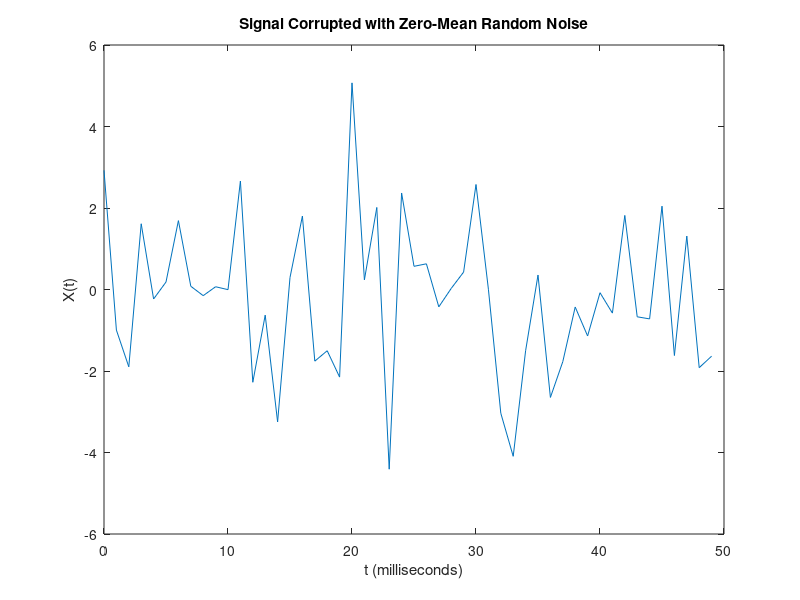
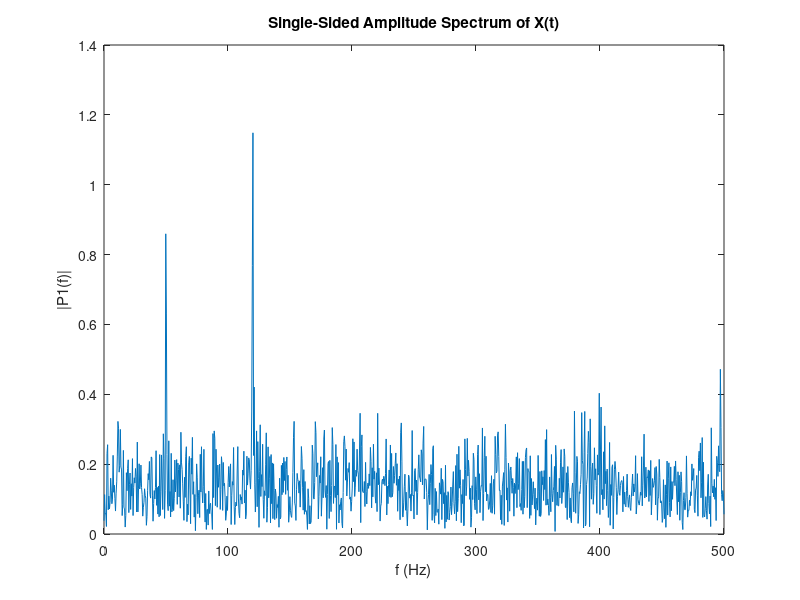

Reproduce these figures in MATLAB, in order.
clc
close all
clear all

Fs = 1000;            % Sampling frequency                    
T = 1/Fs;             % Sampling period       
L = 1500;             % Length of signal
t = (0:L-1)*T;        % Time vector

S = 0.7*sin(2*pi*50*t) + sin(2*pi*120*t);
X = S + 2*randn(size(t));

figure;
plot(1000*t(1:50),X(1:50))
title('Signal Corrupted with Zero-Mean Random Noise')
xlabel('t (milliseconds)')
ylabel('X(t)')

% Using this formula for 'n' speeds up FFT calculations, since
% powers of two are preferred
n = 2^nextpow2(L);
Y = fft(X, n);

% Frequency domain for the single-sided spectrum will go from
% 0 to Fs/2, with half the points as n plus 1
f = Fs*(0:(n/2))/n;

% Normalize by dividing by Fs according to Parseval's theorem
% https://math.stackexchange.com/questions/636847/understanding-fourier-transform-example-in-matlab
P = abs(Y/Fs);

% Multiply by two since we took half the power away when we
% only took half the points. The DC power should stay the same though
% https://www.12000.org/my_notes/on_scaling_factor_for_ftt_in_matlab/
P1 = 2 * P(1:n/2+1);
P1(1) = P1(1) / 2;

figure;
plot(f, P1) 
title('Single-Sided Amplitude Spectrum of X(t)')
xlabel('f (Hz)')
ylabel('|P1(f)|')